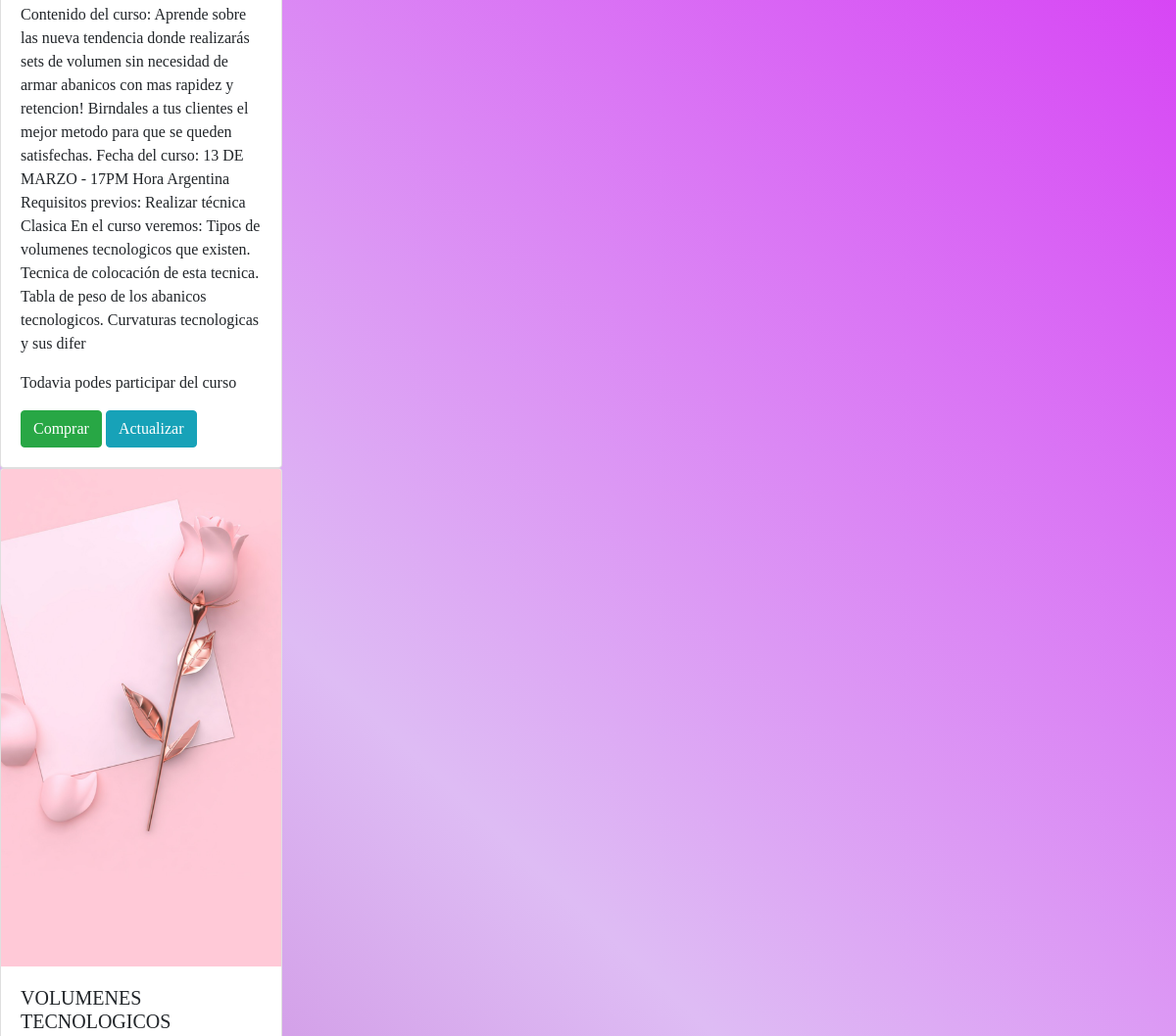
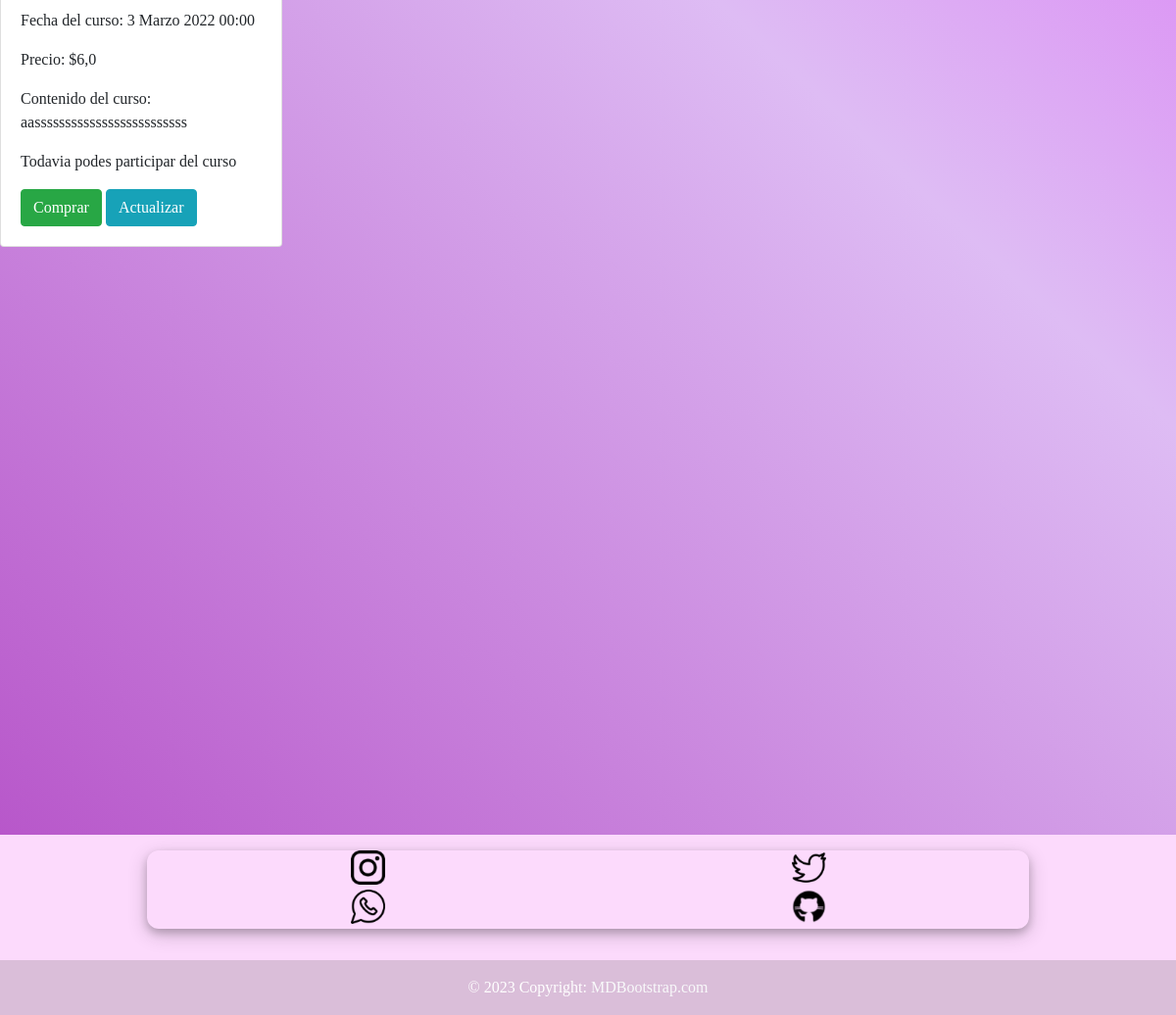
Page /workshops/list-workshops/ (lower part) on the earlier database version (2 pictures, top to bottom).
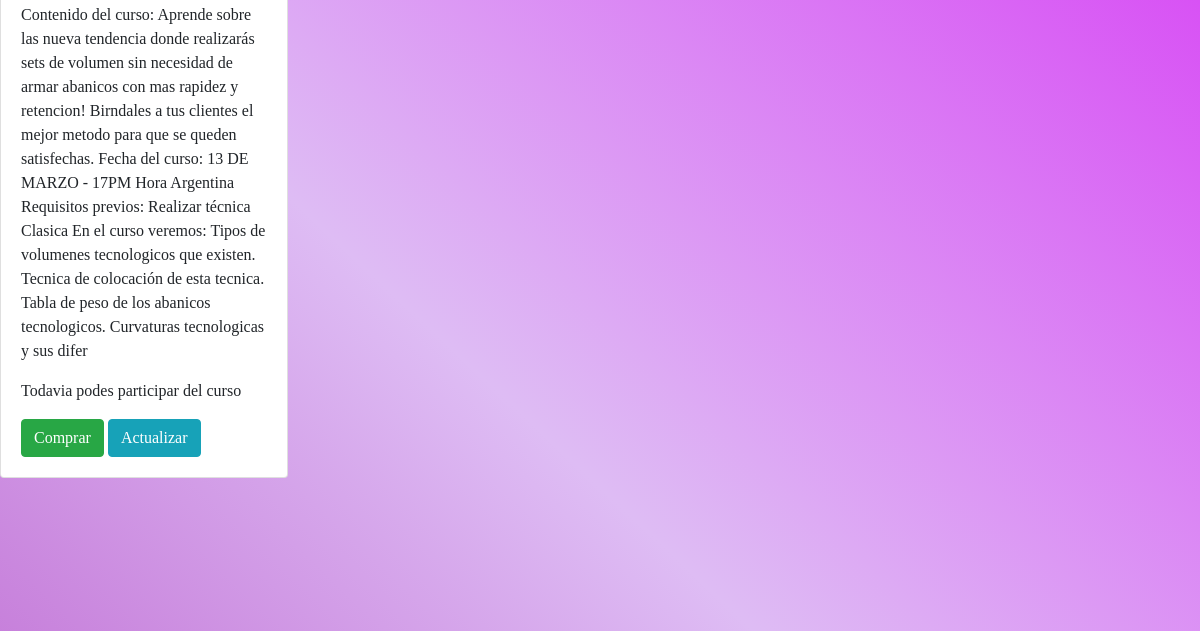
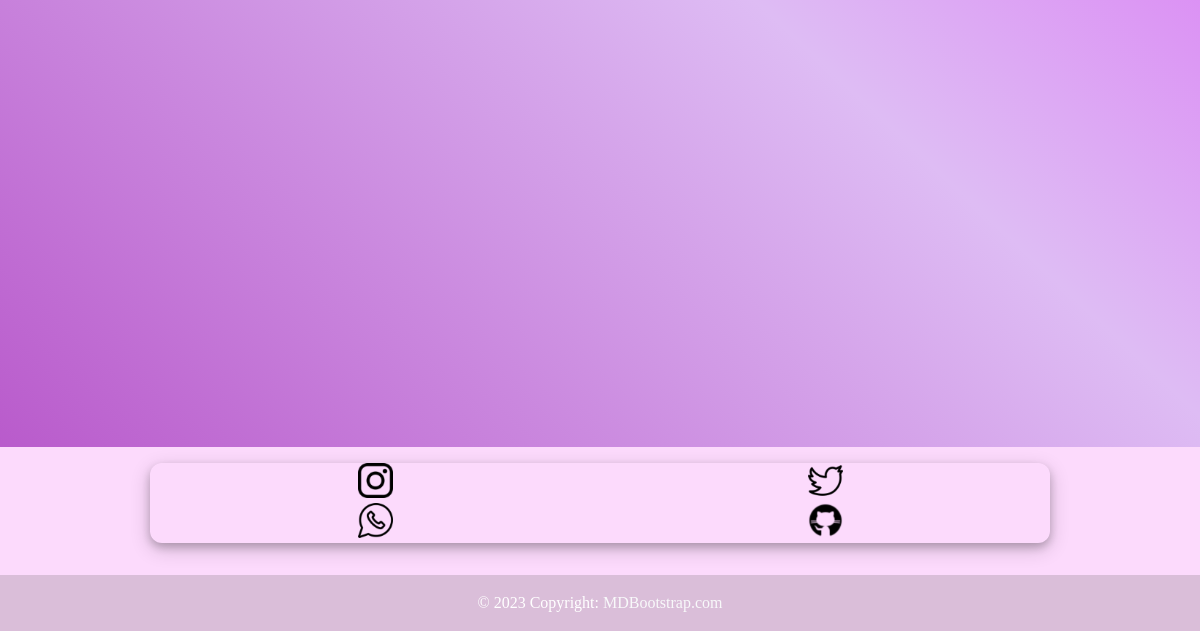
Same page on the later database version (2 pictures, top to bottom).
### workshops/models.py (models this page shows, shortened)
class Workshops(models.Model):
    name = models.CharField(max_length=100)
    date = models.DateTimeField()
    current = models.BooleanField()
    price = models.FloatField()
    workshop_image = models.ImageField(upload_to= 'workshops_images',blank=True, null=True)
    description = models.CharField(max_length=500)

### workshops/views.py (the view)
# urls.py: path('list-workshops/', list_workshops),
def list_workshops(request):
    if 'search' in request.GET:
        search = request.GET['search']
        workshops = Workshops.objects.filter(name__incontains=search)
    else:
        workshops = Workshops.objects.all()
        context = {
            'workshops':workshops,
        }
        return render(request,'workshops/list_workshops.html', context=context)

### templates/workshops/list_workshops.html (shortened to what this page needs)
{% extends 'base.html' %}
{% block content %}
                {% for workshop in workshops %}
                <div class="card" style="width: 18rem;" >
                    <img src= {{workshop.workshop_image.url}} class="card-img-top">
                    <div class="card-body">
                    <h5 class="card-title">{{workshop.name}}</h5>
                    <p class="card-text">Fecha del curso: {{workshop.date}}</p>
                    <p class="card-text">Precio: ${{workshop.price}}</p>
                    <p class="card-text">Contenido del curso: {{workshop.description}}</p>
                    {% if workshop.current == True %}
                        <p>Todavia podes participar del curso</p>
                    {% else %}
                        <p>El curso expiro, proximamente habra nuevas fechas</p>
                    {% endif %}
                    <a href="#" class="btn btn-success">Comprar</a>
                    <a href="/workshops/update-workshops/{{workshop.id}}/" class="btn btn-info">Actualizar</a>
                    </div>
                </div>
                 {% endfor %}
{% endblock %}

Differences in the rows shown:
removed Workshops: workshop_image (picture), name "VOLUMENES TECNOLOGICOS", date "3 Marzo 2022 00:00", price "6,0", description "aasssssssssssssssssssssssss", current "Todavia podes participar del curso"
